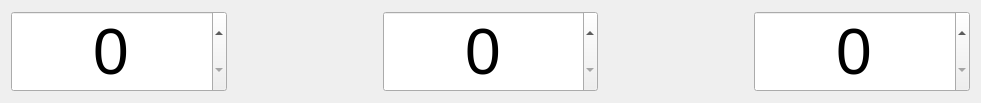
  <widget class="QWidget" name="horizontalLayoutWidget">
   <property name="geometry">
    <rect>
     <x>10</x>
     <y>70</y>
     <width>981</width>
     <height>81</height>
    </rect>
   </property>
   <layout class="QHBoxLayout" name="horizontalLayout">
    <item>
     <widget class="QSpinBox" name="autototes_f">
      <property name="enabled">
       <bool>true</bool>
      </property>
      <property name="sizePolicy">
       <sizepolicy hsizetype="Minimum" vsizetype="Fixed">
        <horstretch>1</horstretch>
        <verstretch>1</verstretch>
       </sizepolicy>
      </property>
      <property name="minimumSize">
       <size>
        <width>0</width>
        <height>0</height>
       </size>
      </property>
      <property name="sizeIncrement">
       <size>
        <width>0</width>
        <height>0</height>
       </size>
      </property>
      <property name="baseSize">
       <size>
        <width>0</width>
        <height>0</height>
       </size>
      </property>
      <property name="font">
       <font>
        <family>MS Shell Dlg 2</family>
        <pointsize>48</pointsize>
        <weight>50</weight>
        <bold>false</bold>
       </font>
      </property>
      <property name="alignment">
       <set>Qt::AlignCenter</set>
      </property>
      <property name="accelerated">
       <bool>true</bool>
      </property>
      <property name="correctionMode">
       <enum>QAbstractSpinBox::CorrectToPreviousValue</enum>
      </property>
      <property name="maximum">
       <number>3</number>
      </property>
     </widget>
    </item>
    <item>
     <spacer name="horizontalSpacer">
      <property name="orientation">
       <enum>Qt::Horizontal</enum>
      </property>
      <property name="sizeType">
       <enum>QSizePolicy::Preferred</enum>
      </property>
      <property name="sizeHint" stdset="0">
       <size>
        <width>150</width>
        <height>20</height>
       </size>
      </property>
     </spacer>
    </item>
    <item>
     <widget class="QSpinBox" name="autocontainers_f">
      <property name="sizePolicy">
       <sizepolicy hsizetype="Minimum" vsizetype="Fixed">
        <horstretch>1</horstretch>
        <verstretch>1</verstretch>
       </sizepolicy>
      </property>
      <property name="font">
       <font>
        <pointsize>48</pointsize>
        <weight>50</weight>
        <italic>false</italic>
        <bold>false</bold>
        <underline>false</underline>
        <strikeout>false</strikeout>
        <stylestrategy>PreferDefault</stylestrategy>
        <kerning>true</kerning>
       </font>
      </property>
      <property name="alignment">
       <set>Qt::AlignCenter</set>
      </property>
      <property name="buttonSymbols">
       <enum>QAbstractSpinBox::UpDownArrows</enum>
      </property>
      <property name="accelerated">
       <bool>true</bool>
      </property>
      <property name="maximum">
       <number>7</number>
      </property>
     </widget>
    </item>
    <item>
     <spacer name="horizontalSpacer_2">
      <property name="orientation">
       <enum>Qt::Horizontal</enum>
      </property>
      <property name="sizeType">
       <enum>QSizePolicy::Preferred</enum>
      </property>
      <property name="sizeHint" stdset="0">
       <size>
        <width>150</width>
        <height>20</height>
       </size>
      </property>
     </spacer>
    </item>
    <item>
     <widget class="QSpinBox" name="autostepcontainers_f">
      <property name="sizePolicy">
       <sizepolicy hsizetype="Minimum" vsizetype="Fixed">
        <horstretch>1</horstretch>
        <verstretch>1</verstretch>
       </sizepolicy>
      </property>
      <property name="font">
       <font>
        <pointsize>48</pointsize>
       </font>
      </property>
      <property name="alignment">
       <set>Qt::AlignCenter</set>
      </property>
      <property name="accelerated">
       <bool>true</bool>
      </property>
      <property name="maximum">
       <number>4</number>
      </property>
     </widget>
    </item>
   </layout>
  </widget>
